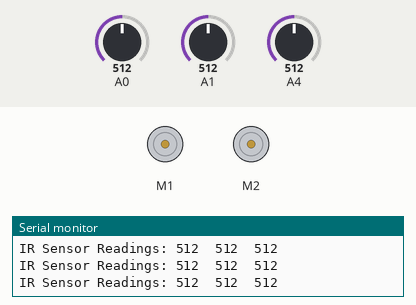
Recording of a sketch running on a simulated Arduino Uno, built with avr-gcc and run on an emulated ATmega328P. Parts: 2 × DC motor (green arrow = forward, orange = backward, longer = faster), the last lines printed to the serial monitor. Inputs (shaded band) come from the test bench; at power-on: A0 = 512, A1 = 512, A4 = 512.

Above: at 1.2 s.
1.3 s: A0 set to 585
2.8 s: A0 set to 618
At 3.2 s:
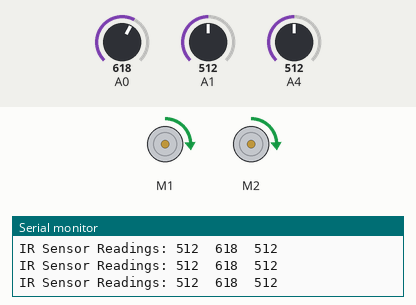
4.3 s: A1 set to 592
5.8 s: A1 set to 610
At 6.02 s:
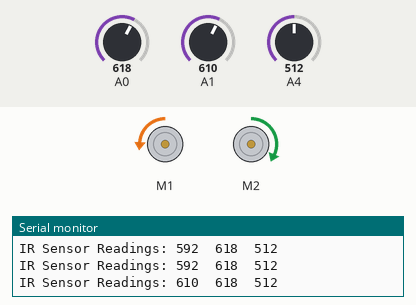
8.8 s: A4 set to 610
At 9.04 s:
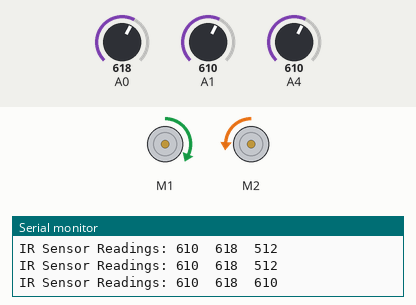
11.8 s: A4 set to 590
Timing chart, 0 to 15.8 s (numbered marks = the images above; inputs shaded):
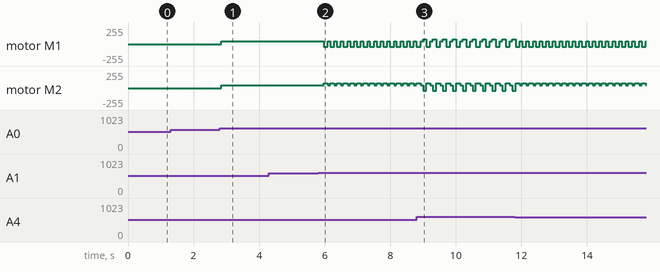

Measured:
- the behaviour switches between 599 and 600 on A1 (found by bisection; images 1 and 2)
- after the input at 2.8 s, motor M1, motor M2: stopped → forward 39/255 at once
- after the input at 5.8 s, motor M1: alternates forward 39/255 for 0.08 s and backward 39/255 for 0.13 s, starting after 0.17 s; motor M2: alternates forward 69/255 for 0.13 s and forward 39/255 for 0.08 s, starting after 0.17 s

The sketch:

BW.ino
```cpp
#include <RedBot.h>
RedBotSensor IRLeft = RedBotSensor(A1); // initialize a sensor object on A3
RedBotSensor IRMiddle = RedBotSensor(A0); // initialize a sensor object on A6
RedBotSensor IRRight = RedBotSensor(A4); // initialize a sensor object on A7
RedBotMotors motors;
void setup()
{
  Serial.begin(9600);
}
void loop()
{
  if (IRMiddle.read() >= 600) {
    motors.drive(40);
  }
  if (IRRight.read() >= 600) {
    delay(75);
    motors.rightDrive(-40);
    motors.leftDrive(70);
    delay(25);
  }
  if (IRLeft.read() >= 600) {
    delay(75);
    motors.rightDrive(70);
    motors.leftDrive(-40);
    delay(25);
  }
  Serial.print("IR Sensor Readings: ");
  Serial.print(IRLeft.read());
  Serial.print("\t");  // tab character
  Serial.print(IRMiddle.read());
  Serial.print("\t");  // tab character
  Serial.print(IRRight.read());
  Serial.println();
  delay(100);
}
```
